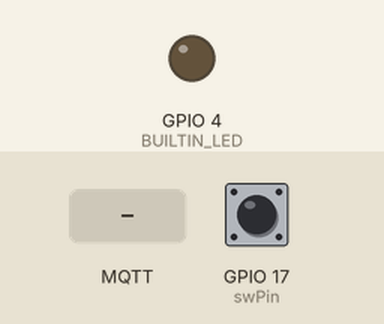
Recording of a sketch running on a simulated ESP32. On the bench: output pins drawn as LEDs (lit = HIGH). The test bench sets the inputs (shaded band); at power-on: GPIO 17 (swPin) LOW. WiFi joins after 1.5 s; servers stay silent unless stated; no MQTT or app messages arrive unless stated; what the sketch prints to the serial monitor is not drawn.

Above: at 2.7 s.
2.8 s: MQTT message "1" arrives on the first subscribed topic
At 4.0 s:
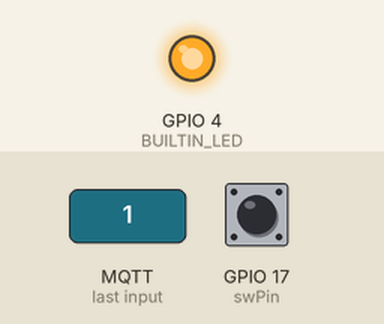
4.3 s: MQTT message "0" arrives on the first subscribed topic
At 5.1 s:
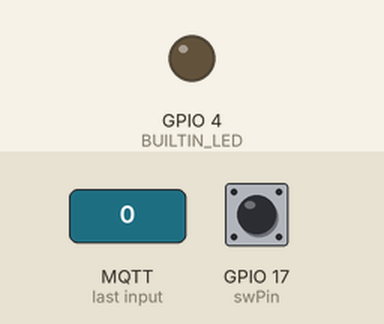
Timing chart, 0 to 7.3 s (numbered marks = the images above; inputs shaded):
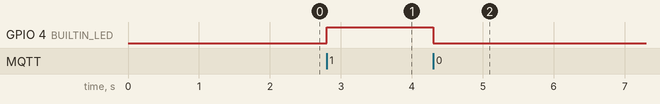

Measured:
- after the input at 2.8 s, GPIO 4 (BUILTIN_LED): LOW → HIGH at once
- after the input at 4.3 s, GPIO 4 (BUILTIN_LED): HIGH → LOW at once

The sketch:

team04_mqtt_cloud_team_LedSw.ino
```cpp
#include <WiFi.h>
#include <PubSubClient.h>

const char* ssid = "CampusIoT-WiFi";
const char* password = "0b8b413f2c0fa6aa90e085e9431abbf1fa1b2bd2db0ecf4ae9ce4b2e87da770c";
const char* mqtt_server = "team-d.cloud.shiftr.io";

WiFiClient espClient;
PubSubClient client(espClient);
#define BUILTIN_LED 4
#define MSG_BUFFER_SIZE  (50)
unsigned long lastMsg = 0;
char msg[MSG_BUFFER_SIZE];
const int swPin = 17;
char teamLED = 0;


void setup_wifi() {
  delay(10);
  Serial.println();
  Serial.print("Connecting to ");
  Serial.println(ssid);

  WiFi.mode(WIFI_STA);
  WiFi.begin(ssid, password);

  while (WiFi.status() != WL_CONNECTED) {
    delay(500);
    Serial.print(".");
  }

  randomSeed(micros());

  Serial.println("");
  Serial.println("WiFi connected");
  Serial.println("IP address: ");
  Serial.println(WiFi.localIP());
}


void reconnect() {
  // Loop until we're reconnected
  while (!client.connected()) {
    Serial.print("Attempting MQTT connection...");

    // Create a random client ID
    String clientId = "sk2a03";

    // Attempt to connect
    if(client.connect(clientId.c_str(),"team-d","xrg5nDrNKfut9rnA")){
      Serial.println("connected");

      // Once connected, publish an announcement...
      client.publish("SK2A/team-d","ブン");

      // ... and resubscribe
      client.subscribe("SK2A/#");
    } else {
      Serial.print("failed, rc=");
      Serial.print(client.state());
      Serial.println(" try again in 5 seconds");
      delay(5000);
    }
  }
}

void setup() {
  Serial.begin(115200);
  pinMode(swPin, INPUT);
  pinMode(BUILTIN_LED, OUTPUT);
  setup_wifi();
  client.setServer(mqtt_server, 1883);
  client.setCallback(callback);
}

void loop() {
  bool open = false;
  bool currentState = digitalRead(swPin);
  if (!client.connected()) {
    reconnect();
  }
  client.loop();
  unsigned long now = millis();
  if (now - lastMsg > 2000) {
    lastMsg = now;
    if (currentState == true) {
      open = true;
       if(teamLED == 0){
         teamLED = 1;
       }else{
        teamLED = 0;
       }
    }
    if (open){
      snprintf (msg,50,"%d", teamLED);
      Serial.print("Publish message ブン: ");
      Serial.println(msg);
      client.publish("SK2A/team-d", msg);
    }
  }
}

void callback(char* topic, byte* payload, unsigned int length) {
  Serial.print("Message arrived [");
  Serial.print(topic);
  Serial.print("] ");
  for (int i = 0; i < length; i++) {
    Serial.print((char)payload[i]);
  }
  Serial.println();
  if ((char)payload[0] == '1') {
    teamLED = 1;
    digitalWrite(BUILTIN_LED, HIGH);
  } else {
    teamLED = 0;
    digitalWrite(BUILTIN_LED, LOW);
  }
}
```
